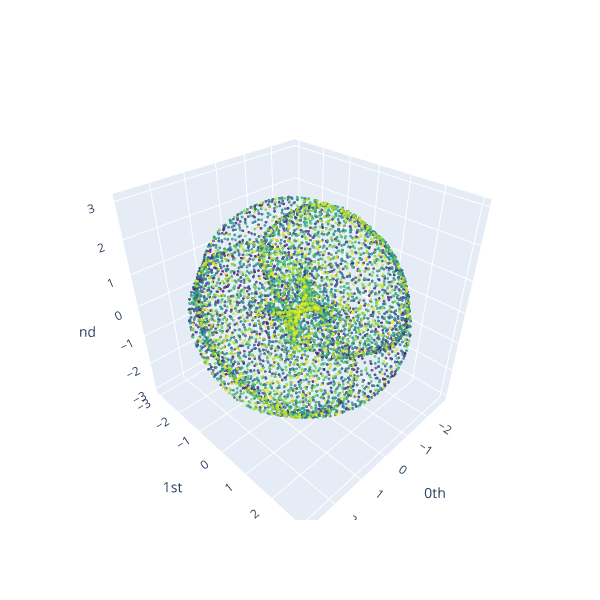

Source (notebook cell):
### Code cell
plot_point_cloud(isomap, plotly_params={"trace": {"marker_size": 1},
                                        "layout": {"height": 600, "width": 600}})

### Figure 1 — Plotly figure (JSON) as saved in the notebook; plotly's stock layout.template omitted (floating-point values rounded to 4 significant figures; data arrays with more than 128 entries replaced by an {"elided": "..."} marker saying what was removed)
{"data": [{"marker": {"color": {"elided": "6040 int values"}, "colorscale": [[0, "#440154"], [0.1111, "#482878"], [0.2222, "#3e4989"], [0.3333, "#31688e"], [0.4444, "#26828e"], [0.5556, "#1f9e89"], [0.6667, "#35b779"], [0.7778, "#6ece58"], [0.8889, "#b5de2b"], [1, "#fde725"]], "opacity": 0.8, "size": 1}, "mode": "markers", "type": "scatter3d", "x": {"elided": "6040 float values"}, "y": {"elided": "6040 float values"}, "z": {"elided": "6040 float values"}}], "layout": {"height": 600, "scene": {"xaxis": {"exponentformat": "e", "showexponent": "all", "title": {"text": "0th"}, "type": "linear"}, "yaxis": {"exponentformat": "e", "showexponent": "all", "title": {"text": "1st"}, "type": "linear"}, "zaxis": {"exponentformat": "e", "showexponent": "all", "title": {"text": "2nd"}, "type": "linear"}}, "width": 600}}
